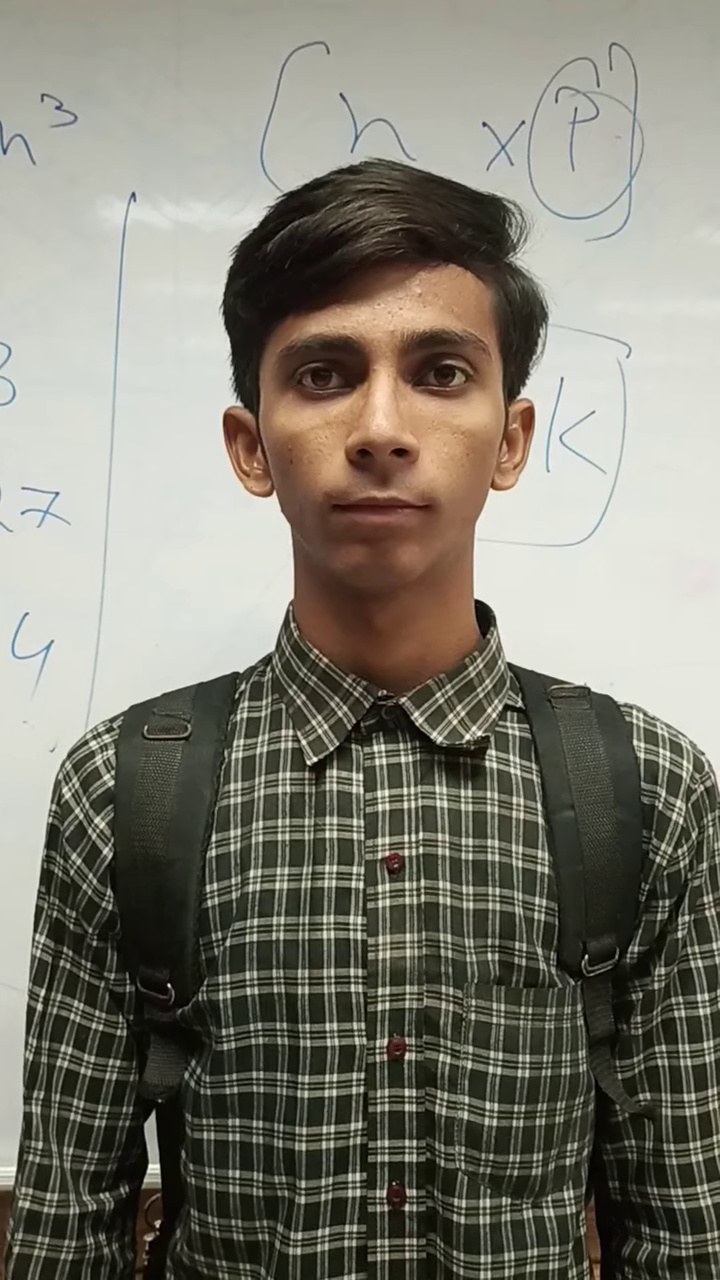
#> input picture dataSet/01/frame_00008.jpg, 720 x 1280 px, given in place of the camera
$ jupyter execute --allow-errors code_checkpoint2.ipynb   (older library calls are emulated)   (text cells are left out)
#> lines starting #> are read from the running program, lines starting #| are printed output that depends on the picture
[cell 1]
# Load important libraries
import os
import cv2
import numpy as np
import pandas as pd
from glob import glob
import matplotlib.pyplot as plt
from skimage.feature import hog
from skimage import exposure
from sklearn.preprocessing import LabelEncoder
from sklearn.model_selection import train_test_split
from sklearn.svm import SVC
from sklearn.metrics import accuracy_score, classification_report, confusion_matrix, ConfusionMatrixDisplay

# Set the plotting style
plt.style.use('ggplot')

[cell 2]
# Load pre-trained Haar Cascade classifiers for face, eyes, smile, and nose detection

face_cascade = cv2.CascadeClassifier(cv2.data.haarcascades + "haarcascade_frontalface_default.xml")
eye_cascade = cv2.CascadeClassifier(cv2.data.haarcascades + "haarcascade_eye.xml")
smile_cascade = cv2.CascadeClassifier(cv2.data.haarcascades + "haarcascade_smile.xml")
# nose_cascade = cv2.CascadeClassifier(os.path.expanduser("~/haarcascade_mcs_nose.xml"))

[cell 3]
base_path = '../input/students-images/'
#> (the rest of this cell did not finish here and is left out)

[cell 4]
# Make data frame
df = []
#> (the rest of this cell did not finish here and is left out)

[cell 5]
# Visualize 1 face per student
plt.figure(figsize=(15, 6))

#> (the rest of this cell did not finish here and is left out)

[cell 6]
detected_faces = 0
#> (the rest of this cell did not finish here and is left out)

#> (a cell that did not finish here is left out)

[cell 8]
# Print number of images per student
print("Number of images per student:")
#> (the rest of this cell did not finish here and is left out)

[cell 9]
# Aspect Ratio per image
plt.figure(figsize=(10, 4))
#> (the rest of this cell did not finish here and is left out)

[cell 10]
# Brightness vs Contrast
plt.figure(figsize=(10, 4))
#> (the rest of this cell did not finish here and is left out)

[cell 11]
# Blur Score of Images
plt.figure(figsize=(10, 4))
#> (the rest of this cell did not finish here and is left out)

[cell 12]
# Image size distribution
plt.figure(figsize=(10, 4))
#> (the rest of this cell did not finish here and is left out)

#> (a cell that did not finish here is left out)

[cell 14]
# Model training
X_train, X_test, y_train, y_test = [], [], [], []
le = LabelEncoder()

print("Extracting HOG features...")
#> (the rest of this cell did not finish here and is left out)

[cell 15]
# --- Real-Time Webcam Recognition ---
# Not implemented succcessfuly yet -- just a sample code
# Webcame is not accessible
def run_webcam():
    cap = cv2.VideoCapture(0)
    if not cap.isOpened():
        print("Webcam not accessible.")
        return
    print("Press 'q' to quit.")

    while True:
        ret, frame = cap.read()
#> frame is the input picture: shape (1280, 720, 3); mean B, G, R 115.4, 126.8, 129.3
        if not ret:
            break
        gray = cv2.cvtColor(frame, cv2.COLOR_BGR2GRAY)
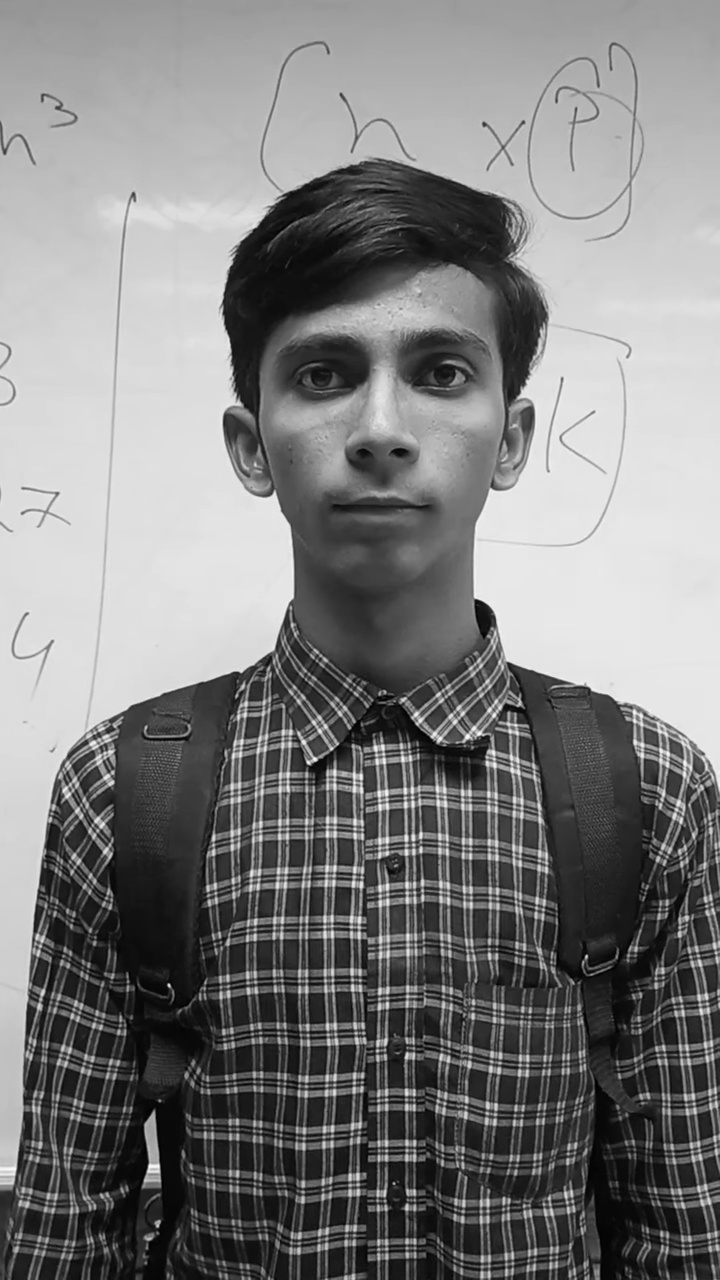
#> gray: shape (1280, 720); min 0, max 254, mean 126.3
        faces = face_cascade.detectMultiScale(gray, 1.1, 5)
#> faces = [[217, 244, 328, 328]]

        for (x, y, w, h) in faces:
            roi_gray = gray[y:y + h, x:x + w]
            roi_color = frame[y:y + h, x:x + w]
            if np.var(roi_gray) < 100:
                continue

            face_resized = cv2.resize(roi_gray, (100, 100)).astype('float32') / 255.0
            feat = hog(face_resized, pixels_per_cell=(8, 8), cells_per_block=(2, 2), feature_vector=True).reshape(1, -1)
            pred = model.predict(feat)[0]
            prob = model.predict_proba(feat).max()
            label = le.inverse_transform([pred])[0] if prob > 0.85 else "Unknown"
            color = (0, 255, 0) if prob > 0.85 else (0, 0, 255)

            # Draw rectangle around the face
            cv2.rectangle(frame, (x, y), (x + w, y + h), color, 2)
            cv2.putText(frame, f"{label} ({prob * 100:.1f}%)", (x, y - 10), cv2.FONT_HERSHEY_SIMPLEX, 0.7, color, 2)

             # Features inside face only
            face_gray = roi_gray
            face_col = roi_color

            # Detect eyes
            eyes = eye_cascade.detectMultiScale(face_gray, 1.1, 10)
            eyes_filtered = [e for e in eyes if e[1] < h // 2]
            for (ex, ey, ew, eh) in eyes_filtered[:2]:
                cv2.rectangle(face_col, (ex, ey), (ex + ew, ey + eh), (255, 0, 0), 1)

            # Detect nose
            noses = nose_cascade.detectMultiScale(face_gray, 1.1, 10)
            if len(noses):
                nx, ny, nw, nh = min(noses, key=lambda r: abs(r[1] - h // 2))
                cv2.rectangle(face_col, (nx, ny), (nx + nw, ny + nh), (0, 255, 255), 1)

            # Detect smile
            smiles = smile_cascade.detectMultiScale(face_gray, 1.1, 25)
            smiles_filtered = [s for s in smiles if s[1] > h // 2]
            if len(smiles_filtered):
                sx, sy, sw, sh = max(smiles_filtered, key=lambda r: r[2] * r[3])
                cv2.rectangle(face_col, (sx, sy), (sx + sw, sy + sh), (0, 0, 255), 1)
#> this loop made 1 pass
#> pass 1, in run_webcam, `roi_gray = gray[y:y + h, x:x + w]`:
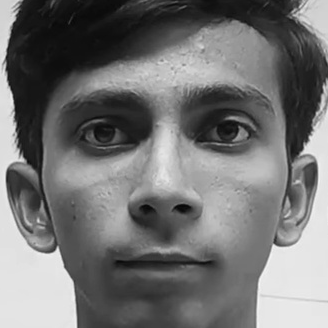
#> roi_gray: shape (328, 328); min 7, max 248, mean 115.5
#> pass 1, in run_webcam, `roi_color = frame[y:y + h, x:x + w]`:
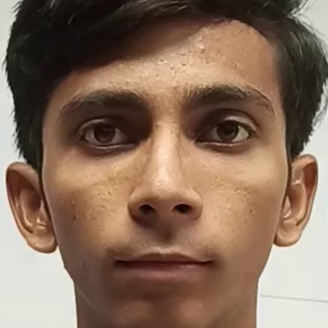
#> roi_color: shape (328, 328, 3); mean B, G, R 91.8, 110, 135.3
#> pass 1, in run_webcam, `face_resized = cv2.resize(roi_gray, (100, 100)).astype('float32') / 25..`:
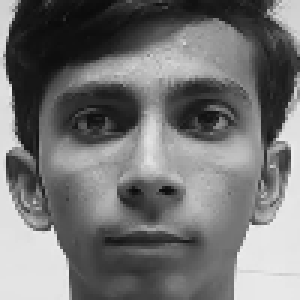
#> face_resized: shape (100, 100) float32 (shown 3 times larger); min 0.0392, max 0.945, mean 0.453

        # Display the frame
        cv2.imshow("Webcam Recognition", frame)
        if cv2.waitKey(1) & 0xFF == ord('q'):
            break

    cap.release()
    cv2.destroyAllWindows()

# Run the webcam recognition
#> (the rest of this cell did not finish here and is left out)
